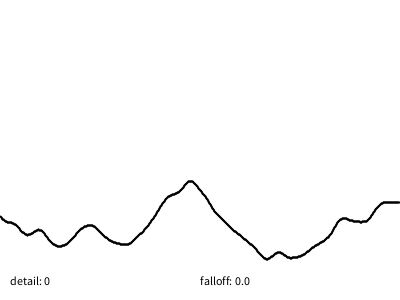
Frame 1 (no input)
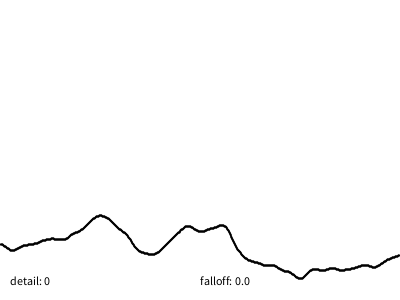
Frame 60 (the mouse pressed at the canvas centre just before this capture)
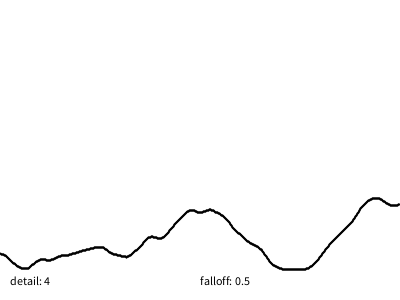
Frame 120 (the mouse held since frame 60 and released just before this capture)

The Processing sketch that drew these frames (run headless with seeded random() and noise(); from frame 60 on, the mouse is pressed at the canvas centre):

// Processing sketch: processing_108406
// ── processing_108406.pde

float nOffset = 0;
float scale = 0.5;

void setup() {
  size(400, 300);
  strokeWeight(2);
  background(255);
  fill(0);
  frameRate(30);
}

void draw() {
  background(255);
  nOffset += 0.1;
  int nDetail = mouseY/(height/8);
  float nFalloff = (float) mouseX/width;
  noiseDetail(nDetail, nFalloff);
  text(("detail: "+nDetail), 10, height-15); 
  text(("falloff: "+nFalloff), 200, height-15); 

  float oldY = height - (noise(nOffset)*height)*scale;
  for (int i = 1; i < width; i++) {
    float noiseVal = height - (noise((float)i/100+nOffset)*height)*scale;
    line(i-1, oldY, i, noiseVal);
    oldY = noiseVal;
  }
}
